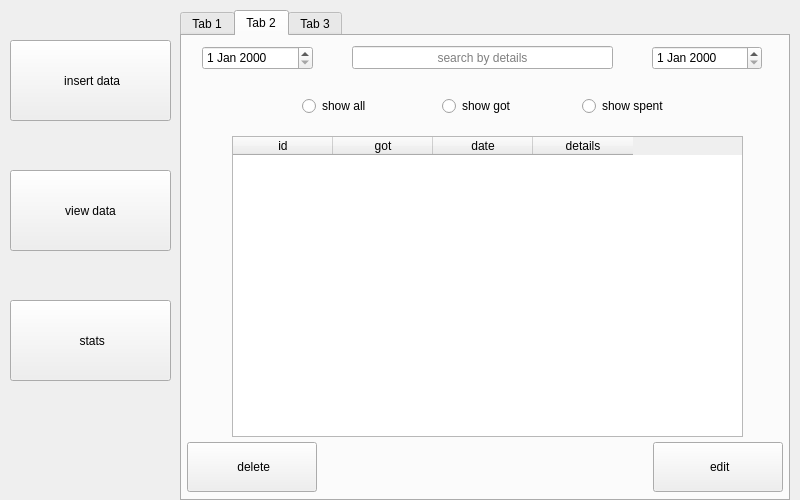
<?xml version="1.0" encoding="UTF-8"?>
<ui version="4.0">
 <class>Form</class>
 <widget class="QWidget" name="Form">
  <property name="geometry">
   <rect>
    <x>0</x>
    <y>0</y>
    <width>800</width>
    <height>500</height>
   </rect>
  </property>
  <property name="minimumSize">
   <size>
    <width>800</width>
    <height>500</height>
   </size>
  </property>
  <property name="maximumSize">
   <size>
    <width>800</width>
    <height>500</height>
   </size>
  </property>
  <property name="windowTitle">
   <string>Form</string>
  </property>
  <widget class="QTabWidget" name="tabWidget">
   <property name="geometry">
    <rect>
     <x>180</x>
     <y>10</y>
     <width>610</width>
     <height>491</height>
    </rect>
   </property>
   <property name="autoFillBackground">
    <bool>true</bool>
   </property>
   <property name="tabShape">
    <enum>QTabWidget::Rounded</enum>
   </property>
   <property name="currentIndex">
    <number>1</number>
   </property>
   <property name="elideMode">
    <enum>Qt::ElideNone</enum>
   </property>
   <widget class="QWidget" name="tab">
    <attribute name="title">
     <string>Tab 1</string>
    </attribute>
    <widget class="QWidget" name="verticalLayoutWidget">
     <property name="geometry">
      <rect>
       <x>150</x>
       <y>110</y>
       <width>321</width>
       <height>153</height>
      </rect>
     </property>
     <layout class="QVBoxLayout" name="verticalLayout">
      <item>
       <widget class="QLineEdit" name="amount">
        <property name="alignment">
         <set>Qt::AlignCenter</set>
        </property>
        <property name="placeholderText">
         <string>amount</string>
        </property>
       </widget>
      </item>
      <item>
       <widget class="QLineEdit" name="reason">
        <property name="alignment">
         <set>Qt::AlignCenter</set>
        </property>
        <property name="readOnly">
         <bool>false</bool>
        </property>
        <property name="placeholderText">
         <string>reason</string>
        </property>
       </widget>
      </item>
      <item>
       <widget class="QDateEdit" name="date">
        <property name="alignment">
         <set>Qt::AlignCenter</set>
        </property>
       </widget>
      </item>
      <item>
       <layout class="QHBoxLayout" name="horizontalLayout">
        <item>
         <widget class="QPushButton" name="spend">
          <property name="text">
           <string> spend</string>
          </property>
          <property name="icon">
           <iconset resource="../src/icons.qrc">
            <normaloff>:/ui/wallet(1).png</normaloff>:/ui/wallet(1).png</iconset>
          </property>
          <property name="iconSize">
           <size>
            <width>40</width>
            <height>40</height>
           </size>
          </property>
         </widget>
        </item>
        <item>
         <widget class="QPushButton" name="get">
          <property name="text">
           <string> get</string>
          </property>
          <property name="icon">
           <iconset resource="../src/icons.qrc">
            <normaloff>:/ui/wallet.png</normaloff>:/ui/wallet.png</iconset>
          </property>
          <property name="iconSize">
           <size>
            <width>40</width>
            <height>40</height>
           </size>
          </property>
         </widget>
        </item>
       </layout>
      </item>
     </layout>
    </widget>
   </widget>
   <widget class="QWidget" name="tab_2">
    <attribute name="title">
     <string>Tab 2</string>
    </attribute>
    <widget class="QRadioButton" name="got">
     <property name="geometry">
      <rect>
       <x>260</x>
       <y>60</y>
       <width>100</width>
       <height>20</height>
      </rect>
     </property>
     <property name="text">
      <string>show got</string>
     </property>
    </widget>
    <widget class="QPushButton" name="editBtn">
     <property name="geometry">
      <rect>
       <x>471</x>
       <y>406</y>
       <width>130</width>
       <height>50</height>
      </rect>
     </property>
     <property name="text">
      <string> edit</string>
     </property>
     <property name="icon">
      <iconset resource="../src/icons.qrc">
       <normaloff>:/ui/refresh.png</normaloff>:/ui/refresh.png</iconset>
     </property>
     <property name="iconSize">
      <size>
       <width>40</width>
       <height>40</height>
      </size>
     </property>
    </widget>
    <widget class="QTableWidget" name="data_table">
     <property name="geometry">
      <rect>
       <x>50</x>
       <y>100</y>
       <width>511</width>
       <height>301</height>
      </rect>
     </property>
     <property name="lineWidth">
      <number>10</number>
     </property>
     <property name="midLineWidth">
      <number>5</number>
     </property>
     <property name="textElideMode">
      <enum>Qt::ElideLeft</enum>
     </property>
     <property name="showGrid">
      <bool>true</bool>
     </property>
     <property name="gridStyle">
      <enum>Qt::DashLine</enum>
     </property>
     <property name="sortingEnabled">
      <bool>true</bool>
     </property>
     <property name="columnCount">
      <number>4</number>
     </property>
     <attribute name="horizontalHeaderCascadingSectionResizes">
      <bool>false</bool>
     </attribute>
     <attribute name="verticalHeaderCascadingSectionResizes">
      <bool>false</bool>
     </attribute>
     <column>
      <property name="text">
       <string>id</string>
      </property>
      <property name="textAlignment">
       <set>AlignCenter</set>
      </property>
     </column>
     <column>
      <property name="text">
       <string>got</string>
      </property>
      <property name="textAlignment">
       <set>AlignCenter</set>
      </property>
     </column>
     <column>
      <property name="text">
       <string>date</string>
      </property>
      <property name="textAlignment">
       <set>AlignCenter</set>
      </property>
     </column>
     <column>
      <property name="text">
       <string>details</string>
      </property>
      <property name="textAlignment">
       <set>AlignCenter</set>
      </property>
     </column>
    </widget>
    <widget class="QRadioButton" name="all">
     <property name="geometry">
      <rect>
       <x>120</x>
       <y>60</y>
       <width>100</width>
       <height>20</height>
      </rect>
     </property>
     <property name="text">
      <string>show all</string>
     </property>
    </widget>
    <widget class="QRadioButton" name="spent">
     <property name="geometry">
      <rect>
       <x>400</x>
       <y>60</y>
       <width>111</width>
       <height>20</height>
      </rect>
     </property>
     <property name="text">
      <string>show spent</string>
     </property>
    </widget>
    <widget class="QDateEdit" name="max_date">
     <property name="geometry">
      <rect>
       <x>20</x>
       <y>10</y>
       <width>111</width>
       <height>24</height>
      </rect>
     </property>
    </widget>
    <widget class="QDateEdit" name="min_date">
     <property name="geometry">
      <rect>
       <x>470</x>
       <y>10</y>
       <width>110</width>
       <height>24</height>
      </rect>
     </property>
    </widget>
    <widget class="QLineEdit" name="details">
     <property name="geometry">
      <rect>
       <x>170</x>
       <y>10</y>
       <width>261</width>
       <height>23</height>
      </rect>
     </property>
     <property name="alignment">
      <set>Qt::AlignCenter</set>
     </property>
     <property name="placeholderText">
      <string>search by details</string>
     </property>
    </widget>
    <widget class="QPushButton" name="deleteBtn">
     <property name="geometry">
      <rect>
       <x>5</x>
       <y>406</y>
       <width>130</width>
       <height>50</height>
      </rect>
     </property>
     <property name="text">
      <string> delete</string>
     </property>
     <property name="icon">
      <iconset resource="../src/icons.qrc">
       <normaloff>:/ui/clean.png</normaloff>:/ui/clean.png</iconset>
     </property>
     <property name="iconSize">
      <size>
       <width>40</width>
       <height>40</height>
      </size>
     </property>
    </widget>
   </widget>
   <widget class="QWidget" name="tab_3">
    <attribute name="title">
     <string>Tab 3</string>
    </attribute>
   </widget>
  </widget>
  <widget class="QPushButton" name="insertBtn">
   <property name="geometry">
    <rect>
     <x>10</x>
     <y>40</y>
     <width>161</width>
     <height>81</height>
    </rect>
   </property>
   <property name="text">
    <string> insert data</string>
   </property>
   <property name="icon">
    <iconset resource="../src/icons.qrc">
     <normaloff>:/ui/coins.png</normaloff>:/ui/coins.png</iconset>
   </property>
   <property name="iconSize">
    <size>
     <width>40</width>
     <height>40</height>
    </size>
   </property>
  </widget>
  <widget class="QPushButton" name="viewBtn">
   <property name="geometry">
    <rect>
     <x>10</x>
     <y>170</y>
     <width>161</width>
     <height>81</height>
    </rect>
   </property>
   <property name="text">
    <string>view data</string>
   </property>
   <property name="icon">
    <iconset resource="../src/icons.qrc">
     <normaloff>:/ui/table.png</normaloff>:/ui/table.png</iconset>
   </property>
   <property name="iconSize">
    <size>
     <width>40</width>
     <height>40</height>
    </size>
   </property>
  </widget>
  <widget class="QPushButton" name="statsBtn">
   <property name="geometry">
    <rect>
     <x>10</x>
     <y>300</y>
     <width>161</width>
     <height>81</height>
    </rect>
   </property>
   <property name="text">
    <string> stats</string>
   </property>
   <property name="icon">
    <iconset resource="../src/icons.qrc">
     <normaloff>:/ui/stats.png</normaloff>:/ui/stats.png</iconset>
   </property>
   <property name="iconSize">
    <size>
     <width>40</width>
     <height>40</height>
    </size>
   </property>
  </widget>
 </widget>
 <resources>
  <include location="../src/icons.qrc"/>
 </resources>
 <connections/>
</ui>
